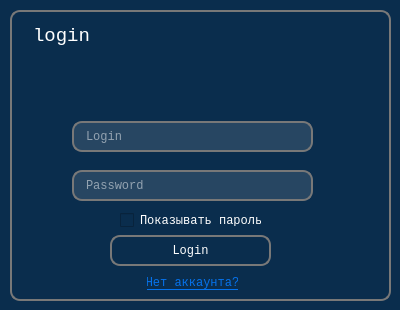
<?xml version="1.0" encoding="UTF-8"?>
<ui version="4.0">
 <class>User</class>
 <widget class="QDialog" name="User">
  <property name="geometry">
   <rect>
    <x>0</x>
    <y>0</y>
    <width>400</width>
    <height>310</height>
   </rect>
  </property>
  <property name="windowTitle">
   <string>Dialog</string>
  </property>
  <property name="styleSheet">
   <string notr="true">background-color:#0a2d4d</string>
  </property>
  <widget class="QFrame" name="login">
   <property name="geometry">
    <rect>
     <x>10</x>
     <y>10</y>
     <width>381</width>
     <height>291</height>
    </rect>
   </property>
   <property name="styleSheet">
    <string notr="true">background-color:#0a2d4d;
color: white;
border-radius: 10px;
border: 2px solid rgb(135, 135, 135);  
padding: 5px 10px;
border-color: rgb(120, 120, 120); </string>
   </property>
   <property name="frameShape">
    <enum>QFrame::StyledPanel</enum>
   </property>
   <property name="frameShadow">
    <enum>QFrame::Raised</enum>
   </property>
   <widget class="QLabel" name="login_title">
    <property name="geometry">
     <rect>
      <x>10</x>
      <y>10</y>
      <width>111</width>
      <height>31</height>
     </rect>
    </property>
    <property name="font">
     <font>
      <family>Courier New</family>
     </font>
    </property>
    <property name="styleSheet">
     <string notr="true">background-color:#0a2d4d;
color: white;
border-radius: 0px;
border: 0px solid rgb(135, 135, 135);  
padding: 5px 10px;
border-color: rgb(120, 120, 120); </string>
    </property>
    <property name="text">
     <string>&lt;html&gt;&lt;head/&gt;&lt;body&gt;&lt;p&gt;&lt;span style=&quot; font-size:14pt;&quot;&gt;login&lt;/span&gt;&lt;/p&gt;&lt;/body&gt;&lt;/html&gt;</string>
    </property>
   </widget>
   <widget class="QLineEdit" name="username_login">
    <property name="geometry">
     <rect>
      <x>62</x>
      <y>111</y>
      <width>241</width>
      <height>31</height>
     </rect>
    </property>
    <property name="font">
     <font>
      <family>Courier New</family>
     </font>
    </property>
    <property name="styleSheet">
     <string notr="true">background-color:rgba(255, 255, 255,30);
</string>
    </property>
    <property name="text">
     <string/>
    </property>
    <property name="placeholderText">
     <string>Login</string>
    </property>
   </widget>
   <widget class="QLineEdit" name="password_login">
    <property name="geometry">
     <rect>
      <x>62</x>
      <y>160</y>
      <width>241</width>
      <height>31</height>
     </rect>
    </property>
    <property name="font">
     <font>
      <family>Courier New</family>
     </font>
    </property>
    <property name="styleSheet">
     <string notr="true">background-color:rgba(255, 255, 255,30);
</string>
    </property>
    <property name="text">
     <string/>
    </property>
    <property name="echoMode">
     <enum>QLineEdit::Password</enum>
    </property>
    <property name="placeholderText">
     <string>Password</string>
    </property>
   </widget>
   <widget class="QPushButton" name="login_button">
    <property name="geometry">
     <rect>
      <x>100</x>
      <y>225</y>
      <width>161</width>
      <height>31</height>
     </rect>
    </property>
    <property name="font">
     <font>
      <family>Courier New</family>
     </font>
    </property>
    <property name="text">
     <string>Login</string>
    </property>
   </widget>
   <widget class="QCheckBox" name="see_password_cb">
    <property name="geometry">
     <rect>
      <x>100</x>
      <y>200</y>
      <width>161</width>
      <height>21</height>
     </rect>
    </property>
    <property name="font">
     <font>
      <family>Courier New</family>
     </font>
    </property>
    <property name="styleSheet">
     <string notr="true">border:0px</string>
    </property>
    <property name="text">
     <string>Показывать пароль</string>
    </property>
   </widget>
   <widget class="QPushButton" name="no_account">
    <property name="geometry">
     <rect>
      <x>127</x>
      <y>260</y>
      <width>111</width>
      <height>26</height>
     </rect>
    </property>
    <property name="font">
     <font>
      <family>Courier New</family>
      <underline>true</underline>
     </font>
    </property>
    <property name="styleSheet">
     <string notr="true">QPushButton{
	border:opx;
	text-decoration: underline; 
	color: #0572ec;
	background-color: transparent; 
	border: none;
}

QPushButton:hover {
        color: #065fc7; 
    }

    QPushButton:pressed {
        color: #034ea6;
    }</string>
    </property>
    <property name="text">
     <string>Нет аккаунта?</string>
    </property>
   </widget>
  </widget>
 </widget>
 <resources/>
 <connections/>
</ui>
